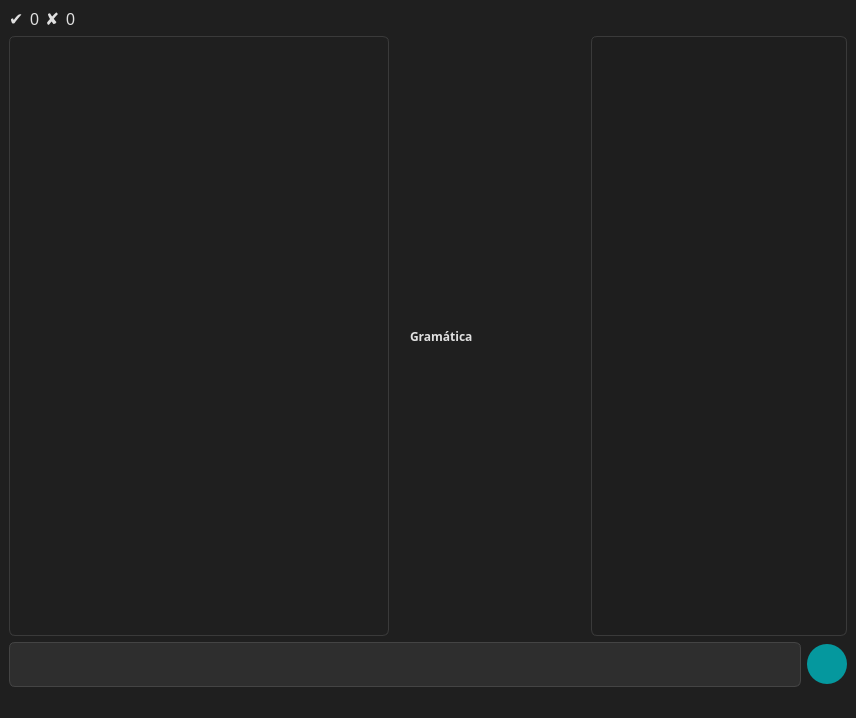
<?xml version="1.0" encoding="UTF-8"?>
<ui version="4.0">
 <class>LLTutorWindow</class>
 <widget class="QMainWindow" name="LLTutorWindow">
  <property name="geometry">
   <rect>
    <x>0</x>
    <y>0</y>
    <width>856</width>
    <height>718</height>
   </rect>
  </property>
  <property name="windowTitle">
   <string>LL(1)</string>
  </property>
  <property name="windowIcon">
   <iconset resource="resources.qrc">
    <normaloff>:/resources/syntaxtutor.png</normaloff>:/resources/syntaxtutor.png</iconset>
  </property>
  <property name="styleSheet">
   <string notr="true">background-color: #1F1F1F;
color: #E0E0E0;</string>
  </property>
  <widget class="QWidget" name="centralwidget">
   <layout class="QVBoxLayout" name="verticalLayout">
    <item>
     <layout class="QHBoxLayout" name="horizontalLayout_3">
      <item>
       <widget class="QLabel" name="tick">
        <property name="sizePolicy">
         <sizepolicy hsizetype="Minimum" vsizetype="Preferred">
          <horstretch>0</horstretch>
          <verstretch>0</verstretch>
         </sizepolicy>
        </property>
        <property name="font">
         <font>
          <pointsize>13</pointsize>
         </font>
        </property>
        <property name="text">
         <string>✔</string>
        </property>
       </widget>
      </item>
      <item>
       <widget class="QLabel" name="cntRight">
        <property name="sizePolicy">
         <sizepolicy hsizetype="Minimum" vsizetype="Preferred">
          <horstretch>0</horstretch>
          <verstretch>0</verstretch>
         </sizepolicy>
        </property>
        <property name="font">
         <font>
          <pointsize>12</pointsize>
         </font>
        </property>
        <property name="toolTip">
         <string>Respuestas correctas</string>
        </property>
        <property name="text">
         <string>0</string>
        </property>
       </widget>
      </item>
      <item>
       <widget class="QLabel" name="cross">
        <property name="sizePolicy">
         <sizepolicy hsizetype="Minimum" vsizetype="Preferred">
          <horstretch>0</horstretch>
          <verstretch>0</verstretch>
         </sizepolicy>
        </property>
        <property name="font">
         <font>
          <pointsize>13</pointsize>
         </font>
        </property>
        <property name="text">
         <string>✘</string>
        </property>
       </widget>
      </item>
      <item>
       <widget class="QLabel" name="cntWrong">
        <property name="sizePolicy">
         <sizepolicy hsizetype="Minimum" vsizetype="Preferred">
          <horstretch>0</horstretch>
          <verstretch>0</verstretch>
         </sizepolicy>
        </property>
        <property name="font">
         <font>
          <pointsize>12</pointsize>
         </font>
        </property>
        <property name="toolTip">
         <string>Respuestas incorrectas</string>
        </property>
        <property name="text">
         <string>0</string>
        </property>
       </widget>
      </item>
      <item>
       <spacer name="horizontalSpacer">
        <property name="orientation">
         <enum>Qt::Orientation::Horizontal</enum>
        </property>
        <property name="sizeType">
         <enum>QSizePolicy::Policy::Expanding</enum>
        </property>
        <property name="sizeHint" stdset="0">
         <size>
          <width>40</width>
          <height>20</height>
         </size>
        </property>
       </spacer>
      </item>
     </layout>
    </item>
    <item>
     <layout class="QHBoxLayout" name="horizontalLayout_4">
      <item>
       <widget class="QListWidget" name="listWidget">
        <property name="sizePolicy">
         <sizepolicy hsizetype="Expanding" vsizetype="Expanding">
          <horstretch>4</horstretch>
          <verstretch>0</verstretch>
         </sizepolicy>
        </property>
        <property name="styleSheet">
         <string notr="true"> QListWidget {
        border: 1px solid #3a3a3a;
        border-radius: 6px;
        background-color: transparent;
    }

    QListWidget::viewport {
        background-color: transparent;
    }
   QScrollBar:vertical {
        background: #1e1e1e;
        width: 10px;
        margin: 2px 0 2px 0;
        border-radius: 5px;
    }

    QScrollBar::handle:vertical {
        background: #5c5c5c;
        min-height: 20px;
        border-radius: 5px;
    }

    QScrollBar::handle:vertical:hover {
        background: #777;
    }

    QScrollBar::add-line:vertical, QScrollBar::sub-line:vertical {
        height: 0px;
        background: none;
    }

    QScrollBar::add-page:vertical, QScrollBar::sub-page:vertical {
        background: none;
    }</string>
        </property>
       </widget>
      </item>
      <item>
       <widget class="QLabel" name="gr">
        <property name="sizePolicy">
         <sizepolicy hsizetype="Expanding" vsizetype="Expanding">
          <horstretch>2</horstretch>
          <verstretch>0</verstretch>
         </sizepolicy>
        </property>
        <property name="font">
         <font>
          <family>JetBrainsMonoNL Nerd Font Propo</family>
          <bold>true</bold>
         </font>
        </property>
        <property name="styleSheet">
         <string notr="true">    padding: 12px;
    border-radius: 6px;</string>
        </property>
        <property name="text">
         <string>Gramática</string>
        </property>
       </widget>
      </item>
      <item>
       <widget class="QTextEdit" name="textEdit">
        <property name="styleSheet">
         <string notr="true">QTextEdit {
background-color: #1e1e1e;
color: #ffffff;
border: 1px solid #3a3a3a;
border-radius: 6px;
padding: 8px;
selection-background-color: #44475a;
selection-color: #ffffff;
font-family: Noto Sans
}
  QScrollBar:vertical {
        background: #1e1e1e;
        width: 10px;
        margin: 2px 0 2px 0;
        border-radius: 5px;
    }

    QScrollBar::handle:vertical {
        background: #5c5c5c;
        min-height: 20px;
        border-radius: 5px;
    }

    QScrollBar::handle:vertical:hover {
        background: #777;
    }

    QScrollBar::add-line:vertical, QScrollBar::sub-line:vertical {
        height: 0px;
        background: none;
    }

    QScrollBar::add-page:vertical, QScrollBar::sub-page:vertical {
        background: none;
    }</string>
        </property>
        <property name="readOnly">
         <bool>true</bool>
        </property>
       </widget>
      </item>
     </layout>
    </item>
    <item>
     <layout class="QHBoxLayout" name="horizontalLayout">
      <item>
       <widget class="CustomTextEdit" name="userResponse">
        <property name="sizePolicy">
         <sizepolicy hsizetype="Preferred" vsizetype="Fixed">
          <horstretch>0</horstretch>
          <verstretch>0</verstretch>
         </sizepolicy>
        </property>
        <property name="minimumSize">
         <size>
          <width>0</width>
          <height>45</height>
         </size>
        </property>
        <property name="maximumSize">
         <size>
          <width>16777215</width>
          <height>100</height>
         </size>
        </property>
        <property name="styleSheet">
         <string notr="true">QTextEdit {
	background-color: #2E2E2E;
	color: #E0E0E0;
	border: 1px solid #444;
	border-radius: 6px;
	padding: 6px 10px;
	font-size: 16px;
}

QTextEdit:focus {
		border-bottom: 2px solid #00ADB5;
}

QTextEdit:disabled {
    background-color: #3A3A3A; 
    color: #777;    
    border: 1px solid #555;   
}</string>
        </property>
       </widget>
      </item>
      <item>
       <widget class="QPushButton" name="confirmButton">
        <property name="cursor">
         <cursorShape>PointingHandCursor</cursorShape>
        </property>
        <property name="styleSheet">
         <string notr="true">QPushButton {
background-color: rgba(0, 173, 181, 0.85);    
border: none;
    border-radius: 20px; /* La mitad de width/height para que sea redondo */
    min-width: 40px;
    min-height: 40px;
    max-width: 40px;
    max-height: 40px;
    padding: 0px;
    icon-size: 24px 24px; /* Asegúrate de ajustar esto en C++ también si no reacciona */
}

QPushButton:hover {
    background-color: #00C8D6;
}

QPushButton:pressed {
    background-color: #009AA3;
}

QPushButton:disabled {
    background-color: #888888;
    color: #dddddd;
}</string>
        </property>
        <property name="text">
         <string/>
        </property>
       </widget>
      </item>
     </layout>
    </item>
   </layout>
  </widget>
  <widget class="QMenuBar" name="menubar">
   <property name="geometry">
    <rect>
     <x>0</x>
     <y>0</y>
     <width>856</width>
     <height>21</height>
    </rect>
   </property>
  </widget>
  <widget class="QStatusBar" name="statusbar"/>
 </widget>
 <customwidgets>
  <customwidget>
   <class>CustomTextEdit</class>
   <extends>QTextEdit</extends>
   <header>customtextedit.h</header>
  </customwidget>
 </customwidgets>
 <resources>
  <include location="resources.qrc"/>
 </resources>
 <connections/>
</ui>
